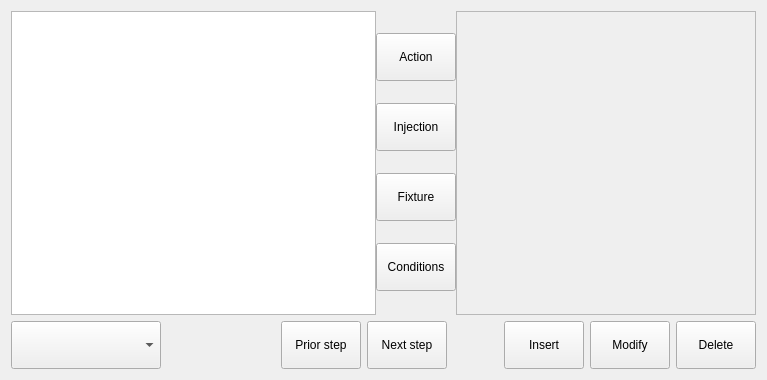
<?xml version="1.0" encoding="UTF-8"?>
<ui version="4.0">
 <class>ICMacroParamEditorFrame</class>
 <widget class="QFrame" name="ICMacroParamEditorFrame">
  <property name="geometry">
   <rect>
    <x>0</x>
    <y>0</y>
    <width>767</width>
    <height>380</height>
   </rect>
  </property>
  <property name="windowTitle">
   <string>Frame</string>
  </property>
  <property name="frameShape">
   <enum>QFrame::NoFrame</enum>
  </property>
  <property name="frameShadow">
   <enum>QFrame::Plain</enum>
  </property>
  <layout class="QVBoxLayout" name="verticalLayout_2">
   <item>
    <layout class="QHBoxLayout" name="horizontalLayout">
     <property name="spacing">
      <number>0</number>
     </property>
     <item>
      <widget class="QListWidget" name="moldContentListWidget">
       <property name="editTriggers">
        <set>QAbstractItemView::NoEditTriggers</set>
       </property>
       <property name="alternatingRowColors">
        <bool>true</bool>
       </property>
       <property name="selectionMode">
        <enum>QAbstractItemView::ExtendedSelection</enum>
       </property>
       <property name="selectionBehavior">
        <enum>QAbstractItemView::SelectRows</enum>
       </property>
       <property name="spacing">
        <number>3</number>
       </property>
      </widget>
     </item>
     <item>
      <layout class="QVBoxLayout" name="verticalLayout">
       <item>
        <widget class="QToolButton" name="actionToolButton">
         <property name="sizePolicy">
          <sizepolicy hsizetype="Preferred" vsizetype="Preferred">
           <horstretch>0</horstretch>
           <verstretch>0</verstretch>
          </sizepolicy>
         </property>
         <property name="minimumSize">
          <size>
           <width>80</width>
           <height>48</height>
          </size>
         </property>
         <property name="maximumSize">
          <size>
           <width>16777215</width>
           <height>48</height>
          </size>
         </property>
         <property name="text">
          <string>Action</string>
         </property>
        </widget>
       </item>
       <item>
        <widget class="QToolButton" name="injectionToolButton">
         <property name="sizePolicy">
          <sizepolicy hsizetype="Preferred" vsizetype="Preferred">
           <horstretch>0</horstretch>
           <verstretch>0</verstretch>
          </sizepolicy>
         </property>
         <property name="minimumSize">
          <size>
           <width>80</width>
           <height>48</height>
          </size>
         </property>
         <property name="maximumSize">
          <size>
           <width>16777215</width>
           <height>48</height>
          </size>
         </property>
         <property name="text">
          <string>Injection</string>
         </property>
        </widget>
       </item>
       <item>
        <widget class="QToolButton" name="fixtureToolButton">
         <property name="sizePolicy">
          <sizepolicy hsizetype="Preferred" vsizetype="Preferred">
           <horstretch>0</horstretch>
           <verstretch>0</verstretch>
          </sizepolicy>
         </property>
         <property name="minimumSize">
          <size>
           <width>80</width>
           <height>48</height>
          </size>
         </property>
         <property name="maximumSize">
          <size>
           <width>16777215</width>
           <height>48</height>
          </size>
         </property>
         <property name="text">
          <string>Fixture</string>
         </property>
        </widget>
       </item>
       <item>
        <widget class="QToolButton" name="conditionsToolButton">
         <property name="sizePolicy">
          <sizepolicy hsizetype="Preferred" vsizetype="Preferred">
           <horstretch>0</horstretch>
           <verstretch>0</verstretch>
          </sizepolicy>
         </property>
         <property name="minimumSize">
          <size>
           <width>80</width>
           <height>48</height>
          </size>
         </property>
         <property name="maximumSize">
          <size>
           <width>16777215</width>
           <height>48</height>
          </size>
         </property>
         <property name="text">
          <string>Conditions</string>
         </property>
        </widget>
       </item>
      </layout>
     </item>
     <item>
      <widget class="QFrame" name="settingFrame">
       <property name="minimumSize">
        <size>
         <width>300</width>
         <height>0</height>
        </size>
       </property>
       <property name="maximumSize">
        <size>
         <width>380</width>
         <height>16777215</height>
        </size>
       </property>
       <property name="frameShape">
        <enum>QFrame::StyledPanel</enum>
       </property>
       <property name="frameShadow">
        <enum>QFrame::Raised</enum>
       </property>
      </widget>
     </item>
    </layout>
   </item>
   <item>
    <layout class="QHBoxLayout" name="horizontalLayout_2">
     <item>
      <widget class="QComboBox" name="programSelectedComboBox">
       <property name="sizePolicy">
        <sizepolicy hsizetype="Preferred" vsizetype="Preferred">
         <horstretch>0</horstretch>
         <verstretch>0</verstretch>
        </sizepolicy>
       </property>
       <property name="minimumSize">
        <size>
         <width>150</width>
         <height>48</height>
        </size>
       </property>
       <property name="maximumSize">
        <size>
         <width>16777215</width>
         <height>48</height>
        </size>
       </property>
      </widget>
     </item>
     <item>
      <spacer name="horizontalSpacer">
       <property name="orientation">
        <enum>Qt::Horizontal</enum>
       </property>
       <property name="sizeHint" stdset="0">
        <size>
         <width>171</width>
         <height>20</height>
        </size>
       </property>
      </spacer>
     </item>
     <item>
      <widget class="QToolButton" name="priorToolButton">
       <property name="sizePolicy">
        <sizepolicy hsizetype="Preferred" vsizetype="Preferred">
         <horstretch>0</horstretch>
         <verstretch>0</verstretch>
        </sizepolicy>
       </property>
       <property name="minimumSize">
        <size>
         <width>80</width>
         <height>48</height>
        </size>
       </property>
       <property name="maximumSize">
        <size>
         <width>80</width>
         <height>48</height>
        </size>
       </property>
       <property name="text">
        <string>Prior step</string>
       </property>
      </widget>
     </item>
     <item>
      <widget class="QToolButton" name="nextStepToolButton">
       <property name="sizePolicy">
        <sizepolicy hsizetype="Preferred" vsizetype="Preferred">
         <horstretch>0</horstretch>
         <verstretch>0</verstretch>
        </sizepolicy>
       </property>
       <property name="minimumSize">
        <size>
         <width>80</width>
         <height>48</height>
        </size>
       </property>
       <property name="maximumSize">
        <size>
         <width>80</width>
         <height>48</height>
        </size>
       </property>
       <property name="text">
        <string>Next step</string>
       </property>
      </widget>
     </item>
     <item>
      <spacer name="horizontalSpacer_2">
       <property name="orientation">
        <enum>Qt::Horizontal</enum>
       </property>
       <property name="sizeHint" stdset="0">
        <size>
         <width>107</width>
         <height>20</height>
        </size>
       </property>
      </spacer>
     </item>
     <item>
      <widget class="QToolButton" name="insertToolButton">
       <property name="sizePolicy">
        <sizepolicy hsizetype="Preferred" vsizetype="Preferred">
         <horstretch>0</horstretch>
         <verstretch>0</verstretch>
        </sizepolicy>
       </property>
       <property name="minimumSize">
        <size>
         <width>80</width>
         <height>48</height>
        </size>
       </property>
       <property name="maximumSize">
        <size>
         <width>80</width>
         <height>48</height>
        </size>
       </property>
       <property name="text">
        <string>Insert</string>
       </property>
      </widget>
     </item>
     <item>
      <widget class="QToolButton" name="modifyToolButton">
       <property name="sizePolicy">
        <sizepolicy hsizetype="Preferred" vsizetype="Preferred">
         <horstretch>0</horstretch>
         <verstretch>0</verstretch>
        </sizepolicy>
       </property>
       <property name="minimumSize">
        <size>
         <width>80</width>
         <height>48</height>
        </size>
       </property>
       <property name="maximumSize">
        <size>
         <width>80</width>
         <height>48</height>
        </size>
       </property>
       <property name="text">
        <string>Modify</string>
       </property>
      </widget>
     </item>
     <item>
      <widget class="QToolButton" name="deleteToolButton">
       <property name="sizePolicy">
        <sizepolicy hsizetype="Preferred" vsizetype="Preferred">
         <horstretch>0</horstretch>
         <verstretch>0</verstretch>
        </sizepolicy>
       </property>
       <property name="minimumSize">
        <size>
         <width>80</width>
         <height>48</height>
        </size>
       </property>
       <property name="maximumSize">
        <size>
         <width>80</width>
         <height>48</height>
        </size>
       </property>
       <property name="text">
        <string>Delete</string>
       </property>
      </widget>
     </item>
    </layout>
   </item>
  </layout>
 </widget>
 <resources/>
 <connections/>
</ui>
